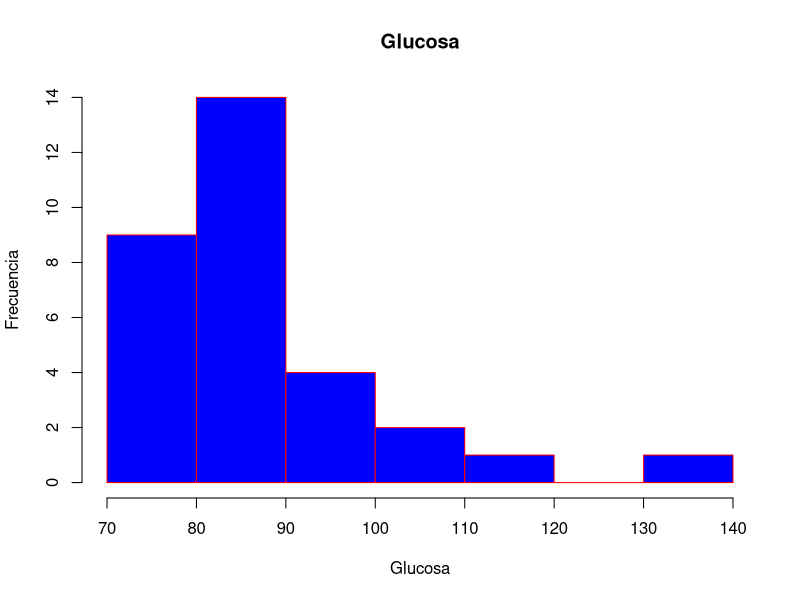
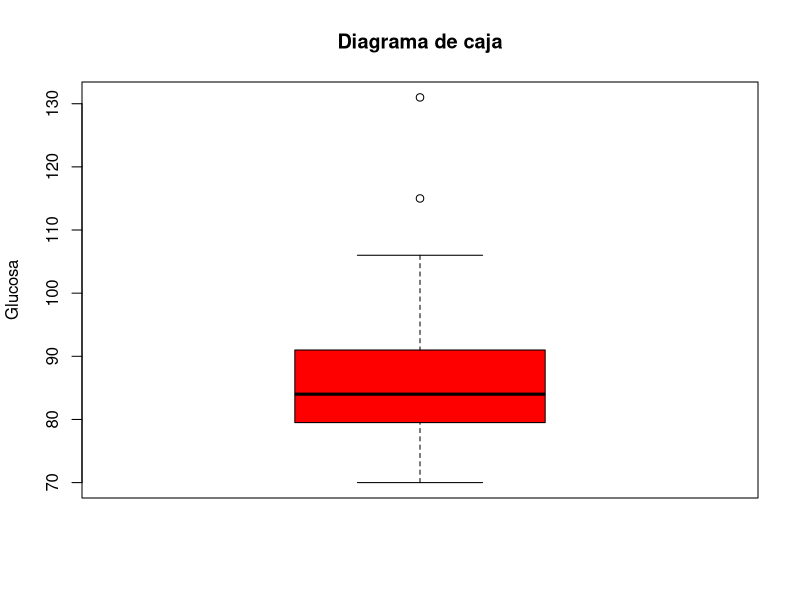

The R source for these figures, in order:
# Limpieza del entorno de trabajo
rm(list=ls())

# Creación del vector que contienen los datos
glucosa <- c(81, 85, 93, 93, 99, 76, 75, 84, 78, 84, 
             81, 82,89, 81, 96, 82, 74, 70, 84, 86, 
             80, 70, 131, 75, 88, 102, 115, 89, 82, 79, 106)

# Resumen de los principales estadísticos
summary(glucosa)
quantile(glucosa)

# Histograma
hist(glucosa, main="Glucosa",xlab ="Glucosa", ylab = "Frecuencia",
     border="red",col="blue")

# Diagrama de tallos y hojas
stem(glucosa)

# Diagrama de caja
boxplot(glucosa, main="Diagrama de caja", ylab = "Glucosa", notch = FALSE, col = ("red"))
